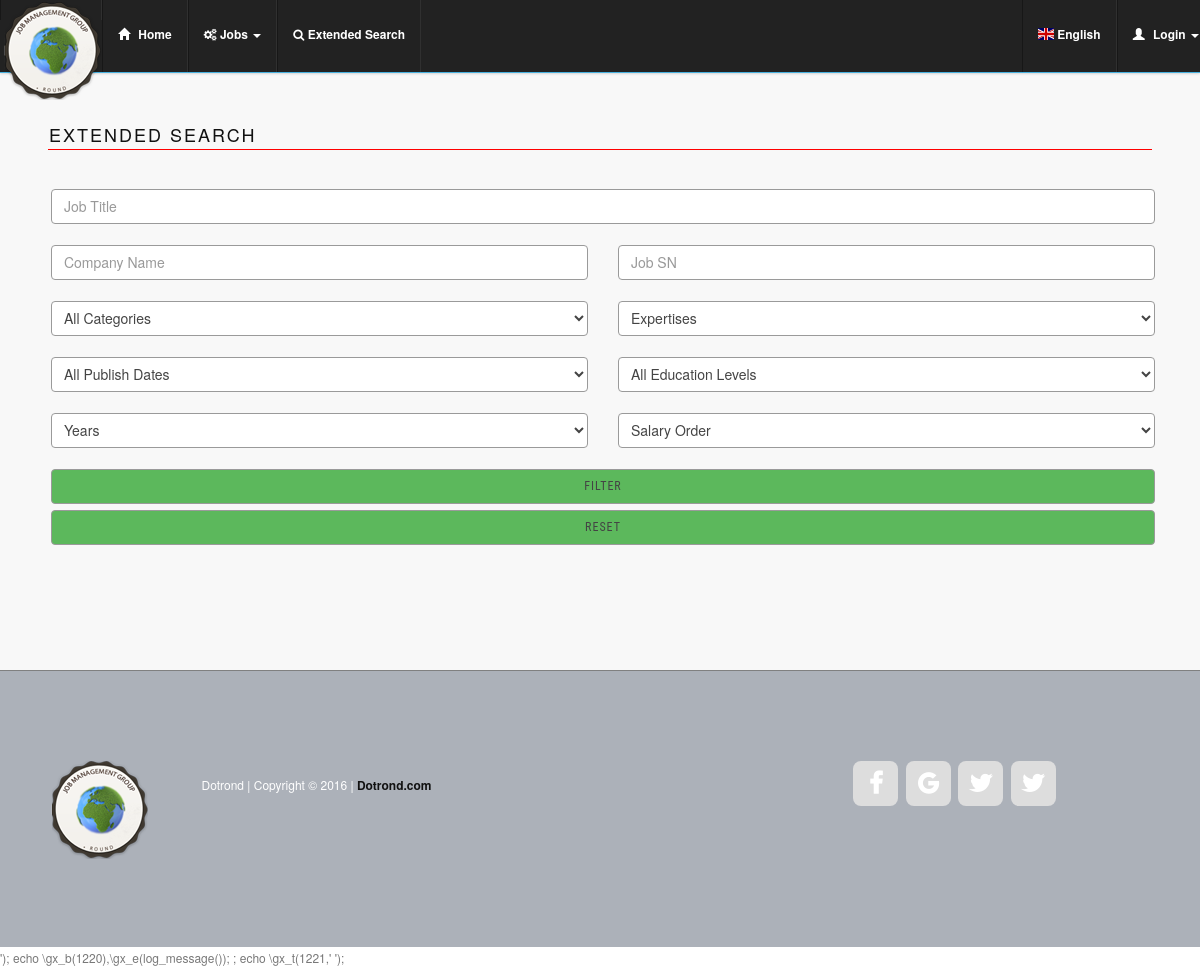
Page /extended_search.php on the committed database.
### tables this page shows
CREATE TABLE IF NOT EXISTS `language_expressions` (
  `id_lang` int(11) NOT NULL AUTO_INCREMENT,
  `en_expressions` varchar(80) DEFAULT NULL,
  `de_expressions` varchar(80) DEFAULT NULL,
  `fr_expressions` varchar(80) DEFAULT NULL,
  `it_expressions` varchar(80) DEFAULT NULL,
  `rs_expressions` varchar(80) DEFAULT NULL,
  `al_expressions` varchar(80) DEFAULT NULL,
  PRIMARY KEY (`id_lang`),
  UNIQUE KEY `id_lang` (`id_lang`)
);

CREATE TABLE IF NOT EXISTS `languages` (
  `id_language` int(11) NOT NULL AUTO_INCREMENT,
  `lang_code` varchar(8) DEFAULT NULL,
  `img_code` varchar(20) DEFAULT NULL,
  `language` varchar(50) DEFAULT NULL,
  PRIMARY KEY (`id_language`),
  UNIQUE KEY `id_language` (`id_language`)
);

CREATE TABLE IF NOT EXISTS `social_fanpages` (
  `id_fanpage` int(11) NOT NULL AUTO_INCREMENT,
  `company_name` varchar(80) DEFAULT NULL,
  `img_icon` varchar(50) DEFAULT NULL,
  `http_direction` mediumtext,
  `active` tinyint(4) DEFAULT '1',
  PRIMARY KEY (`id_fanpage`),
  UNIQUE KEY `id_fanpage` (`id_fanpage`)
);

### extended_search.php (the view, shortened to what this page needs)
<?php
$filename='lst_recent_jobs';
include('admin/assets/include/functions.php');
require_once('admin/assets/include/variables.php');
require_once('admin/assets/css_header_front.php');
?>
<body>
<?php echo include('top_menu.php');?>
<section id="indexnoimg">
        <div class="row ">
            <div class="col-lg-12">
                <div class="margintop100px">
                    <div class="fadeIn wow animated">
                      <h2><?php echo languages($_SESSION['jbms_front']['lang_code'],1);?></h2>
                    </div>
                     <hr class="divider-menu">
                </div>
            </div>
          </div>
    <div class="container">
          <div class="row">
                 <form name="extendedsearch" action="post_search_results.php" method="POST">
                       <div class="form-group col-sm-12">
                          <input type="text"  name="job_title" id="job_title" value="<?php echo $_SESSION[$filename]['job_title'];?>" class="form-control" placeholder="<?php echo languages($_SESSION['jbms_front']['lang_code'],10);?>">
                        </div>
                       <div class="form-group col-sm-6">
                          <input type="text"  name="company_name" id="company_name" value="<?php echo $_SESSION[$filename]['company_name'];?>" class="form-control" placeholder="<?php echo languages($_SESSION['jbms_front']['lang_code'],38);?>">
                        </div>
                       <div class="form-group col-sm-6">
                          <input type="text"  name="job_sn" id="job_sn" value="<?php echo $_SESSION[$filename]['job_sn'];?>" class="form-control" placeholder="<?php echo languages($_SESSION['jbms_front']['lang_code'],39);?>">
                        </div>
                      <div class="form-group col-sm-6 text-left">
                      <select id="id_cat_expertise" name="id_category" class="form-control">
                          <option value=""><?php echo languages($_SESSION['jbms_front']['lang_code'],40);?></option>
                      </select>
                      </div>
                      <div class="form-group col-sm-6 text-left">
                        <?php if($_SESSION[$filename]['id_category']){ ?>
                          <select id="id_expertise" name="id_expertise" class="form-control">
                              <option value=""><?php echo languages($_SESSION['jbms_front']['lang_code'],48);?></option>
                              <?php $exp=$dbj->query('SELECT * FROM expertises WHERE id_category='.$_SESSION[$filename]['id_category'].' AND active=1 ORDER BY id_expertise ASC');
                              while($row_exp=$exp->fetch(PDO::FETCH_ASSOC)){
                              ?>
                              <option value="<?php echo $row_exp['id_expertise'];?>" <?php if($row_exp['id_expertise']==$_SESSION[$filename]['id_expertise']){ ?> selected="selected" <?php } ?>><?php echo $row_exp[''.$_SESSION['jbms_front']['lang_code'].'_expertise_area'];?></option>
                              <?php } ?>
                          </select>
                        <?php }else{ ?>
                          <select id="id_expertise" name="id_expertise" class="form-control">
                              <option value=""><?php echo languages($_SESSION['jbms_front']['lang_code'],48);?></option>
                          </select>
                        <?php } ?>
                      </div>
                    <div class="form-group col-sm-6">
                        <select name="publish_date" id="publish_date" class="form-control">
                            <option value="">All Publish Dates</option>
                        </select>
                    </div>
                      <div class="form-group col-sm-6 text-left">
                         <select name="id_level_education" id="id_level_education" class="form-control">
                        <option value=""><?php echo languages($_SESSION['jbms_front']['lang_code'],42);?></option>
                        </select>
                      </div>
                      <div class="form-group col-sm-6 text-left">
                       <select name="id_level_experience" id="id_level_experience" class="form-control">
                        <option value=""><?php echo languages($_SESSION['jbms_front']['lang_code'],55);?></option>
                        </select>
                      </div>
                      <div class="form-group col-sm-6 text-left">
                         <select name="id_salary" id="id_salary" class="form-control">
                        <option value=""><?php echo languages($_SESSION['jbms_front']['lang_code'],44);?></option>
                        </select>
                      </div>
                    <div class="form-group col-sm-12">
                      <input type="submit" name="name" class="form-control btn btn-success" value="<?php echo languages($_SESSION['jbms_front']['lang_code'],45);?>">
                      <input type="submit" name="reset" class="form-control btn btn-success" value="<?php echo languages($_SESSION['jbms_front']['lang_code'],12);?>">
                    </div>
                  </form>
              </div>
           </div>
</section>
  <?php require_once('admin/footer.php');?>
<?php echo file_get_contents('admin/assets/js_bottom_front.php');?>
</body>
</html>

### top_menu.php (shortened to what this page needs)
   <header id="header">
        <nav id="main-nav" class="navbar navbar-default navbar-fixed-top" role="banner">
        <div class="container-custom-grid">
        <div class="collapse navbar-collapse" id="bs-example-navbar-collapse-1">
            <ul class="nav navbar-nav">
                <li class="overlay"><img src="admin/assets/images/logo/logo.png"></li>
                <li class="<?php echo $_SESSION['menu_home'];?>"><a href="index.php?tabmenu=menuhome"><span class="glyphicon glyphicon-home"></span><?php echo languages($_SESSION['jbms_front']['lang_code'],4);?> </a></li>
                <li class="dropdown <?php echo $_SESSION['menu_jobs'];?>"><a href="#" class="dropdown-toggle" data-toggle="dropdown">
                    <i class="fa fa-gears fa-1x" aria-hidden="true"></i><?php echo languages($_SESSION['jbms_front']['lang_code'],5);?><b class="caret"></b></a>
                </li>
                <li class="<?php echo $_SESSION['menu_search'];?>"><a href="extended_search.php?tabmenu=menusearch"><i class="fa fa-search fa-1x" aria-hidden="true"></i><?php echo languages($_SESSION['jbms_front']['lang_code'],1);?></a></li>
                </ul>
             <?php if(!empty($_SESSION['jbms_front']['admin_level']) && $_SESSION['jbms_front']['admin_level']==3){?>
                <ul class="nav navbar-nav navbar-right">
                <?php $emails=$dbj->query('SELECT DISTINCT emails.id_to, emails.id_from, users.name, users.surname, emails.time_message, emails.object_title, emails.active_employee FROM emails LEFT JOIN users ON emails.id_from=users.id_user WHERE (emails.id_to="'.$_SESSION['jbms_front']['id_user'].'" OR emails.id_from="'.$_SESSION['jbms_front']['id_user'].'") AND ((emails.id_from !="'.$_SESSION['jbms_front']['id_user'].'") OR (emails.id_from=emails.id_to)) AND active_employee="1" GROUP BY emails.id_from ORDER BY emails.time_message DESC LIMIT 5'); ?>
                    <li class="dropdown"><a href="#" class="dropdown-toggle" data-toggle="dropdown">
                        <i class="fa fa-envelope-o fa-1x" aria-hidden="true"></i> Inbox <span class="label label-info"><?php echo $emails->rowCount();?></span>
                        <ul class="dropdown-menu messages12px">
                        <?php
                        if($emails->rowCount()>0){
                        while($row_emails=$emails->fetch(PDO::FETCH_ASSOC)){ ?>
                            <li><a href="view_messages.php?id_user=<?php echo $row_emails['id_from'];?>"><span class="label label-warning"><b><?php echo timetodate($row_emails['time_message']);?></b></span> <span class="label label-info messages12px"><b><b><?php echo $row_emails['name'].' '.$row_emails['surname'];?></b></b></span>
                            <span class="object_title"><?php echo substr($row_emails['object_title'],0,30); ?> ...</span></a></li>
                        <?php } ?>
                            <li class="divider-msg"></li>
                            <li><a href="lst_messages.php" class="text-center"><?php echo languages($_SESSION['jbms_front']['lang_code'],3);?> </a></li>
                            <?php }else{ ?>
                            <li><a  class="text-center"><?php echo languages($_SESSION['jbms_front']['lang_code'],31);?> </a></li>
                        <?php } ?>
                        </ul>
                    </li>
                    <li class="dropdown <?php echo $_SESSION['menu_profile'];?>"><a href="#" class="dropdown-toggle" data-toggle="dropdown"><span
                        class="glyphicon glyphicon-user"></span><?php echo $_SESSION['jbms_front']['name'].' '.$_SESSION['jbms_front']['surname'] ;?><?php echo verify_profile('menu');?><b class="caret"></b></a>
                        <ul class="dropdown-menu">
                            <li><a href="profile.php?tabmenu=profile"><span class="glyphicon glyphicon-user"></span><?php echo languages($_SESSION['jbms_front']['lang_code'],29);?> <?php echo verify_profile('menu');?></a></li>
                            <li><a href="account.php?tabmenu=profile"><span class="glyphicon glyphicon-cog"></span><?php echo languages($_SESSION['jbms_front']['lang_code'],30);?></a></li>
                            <li class="divider-msg"></li>
                            <li><a href="post_logout.php"><span class="glyphicon glyphicon-off"></span><?php echo languages($_SESSION['jbms_front']['lang_code'],32);?> </a></li>
                        </ul>
                    </li>
                </ul>
                <?php }else{ ?>
                           <ul class="nav navbar-nav navbar-right">
                               <li class="dropdown"><a href="#" class="dropdown-toggle" data-toggle="dropdown">
                               <span class="glyphicon glyphicon-user"></span><?php echo languages($_SESSION['jbms_front']['lang_code'],33);?><b class="caret"></b></a>
                             </li>
                           </ul>
                <?php } ?>
                         <ul class="nav navbar-nav navbar-right">
                          <li class="dropdown"><a href="#" class="dropdown-toggle" data-toggle="dropdown">
                          <?php $lang=$dbj->query('SELECT * FROM languages WHERE lang_code="'.$_SESSION['jbms_front']['lang_code'].'"');
                                $row_lang=$lang->fetch(PDO::FETCH_ASSOC);
                          ?>
                           <span class="flag-icon flag-icon-<?php echo $row_lang['lang_code'];?>"></span> <?php echo $row_lang['language'];?>
                                <?php $language=$dbj->query('SELECT * FROM languages WHERE lang_code="'.$_SESSION['jbms_front']['lang_code'].'"');
                                ?>
                                <?php $languages=$dbj->query('SELECT * FROM languages WHERE lang_code!="'.$_SESSION['jbms_front']['lang_code'].'"'); while($row_langs=$languages->fetch(PDO::FETCH_ASSOC)){ ?>
                                        <li><a href="process_lan.php?lang_code=<?php echo $row_langs['lang_code'];?>&id_language=<?php echo $row_langs['id_language'];?>">
                                            <span class="flag-icon <?php echo $row_langs['img_code'];?>"></span>
                                            <?php echo $row_langs['language'];?></a>
                                        </li>
                                <?php } ?>
                       </li>
                    </ul>
            </div>
        </div>
    </nav>
</header>

### admin/assets/include/functions.php (shortened to what this page needs)
<?php
include('connection.php');
function languages($lang=null, $id){
  global $dbj;
  $exp=$dbj->query('SELECT '.$lang.'_expressions AS word FROM language_expressions WHERE id_lang="'.$id.'"');
  $row_exp=$exp->fetch(PDO::FETCH_ASSOC);
  $word =  trim($row_exp['word']);
  $word_val = filter_var($word, FILTER_SANITIZE_STRING, FILTER_FLAG_STRIP_LOW|FILTER_FLAG_STRIP_HIGH);
  echo ' '.$word_val.' ';
}
?>

### admin/footer.php
<?php $pages=$dbj->query('SELECT social_fanpages.company_name,  social_fanpages.img_icon, social_fanpages.http_direction FROM social_fanpages ORDER BY social_fanpages.http_direction');
?>
<footer class="footer" id="footer">
    <div class="container">
        <div class="row">
            <div class="col-md-1 col-sm-1">
                <div class="footer-logo">
                    <a href="index.html">
                        <img src="images/logo.png" alt="">
                    </a>
                </div>
            </div>
            <div class="col-md-4 col-sm-4">
                <div class="copyright">
                         Dotrond | Copyright &copy; 2016 |
                        <a rel="nofollow" href="#" target="_parent">Dotrond.com</a>
                </div>
            </div>
            <div class="col-md-6 col-sm-6">
                <ul class="social-icons">
                <?php
                    while($row_pages=$pages->fetch(PDO::FETCH_ASSOC)){
                ?>
                <li><a href="<?php echo $row_pages['http_direction'];?>" class="<?php echo  $row_pages['img_icon'];?>" target="_new"></a></li>
                <?php } ?>
                </ul>
            </div>
        </div>
    </div>
</footer>

### rows in the picture
language_expressions: en_expressions "Home"
language_expressions: en_expressions "Jobs"
language_expressions: en_expressions "Extended Search EXTENDED SEARCH"
language_expressions: en_expressions "Login"
languages: language "English"
language_expressions: job_title "Job Title"
language_expressions: company_name "Company Name"
language_expressions: job_sn "Job SN"
language_expressions: id_category "All Categories"
language_expressions: id_expertise "Expertises"
language_expressions: id_level_education "All Education Levels"
language_expressions: id_level_experience "Years"
language_expressions: id_salary "Salary Order"
language_expressions: name "Filter"
language_expressions: reset "RESET"

### other values in the picture
file_get_contents('admin/assets/js_bottom_front.php') "'); echo \\gx_b(1220),\\gx_e(log_message()); ; echo \\gx_t(1221,'"
